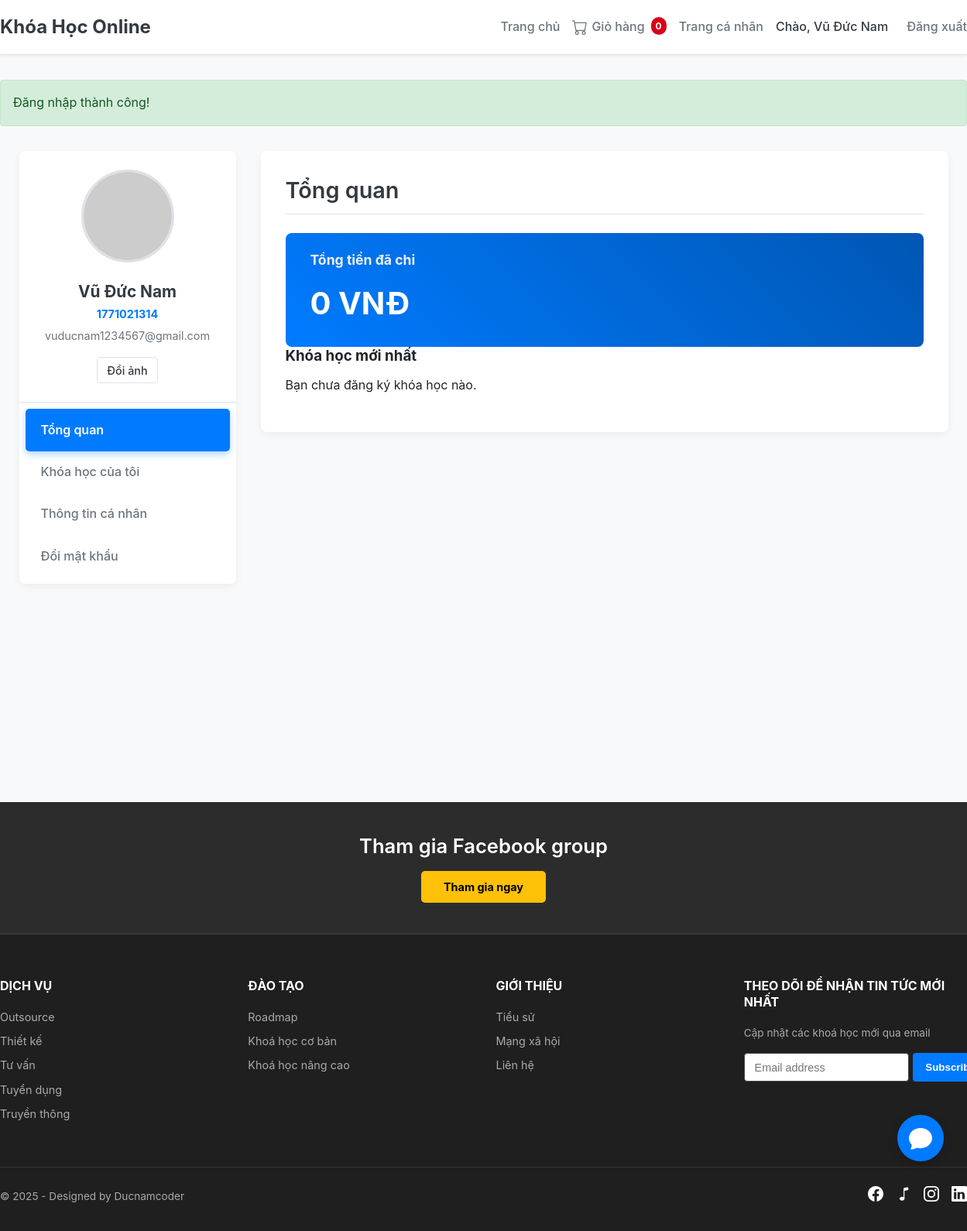
/profile.php (signed in), run on the app's committed database.
### tables this page shows
CREATE TABLE IF NOT EXISTS `users` (
  `id` int NOT NULL AUTO_INCREMENT,
  `student_code` varchar(20) DEFAULT NULL,
  `full_name` varchar(255) NOT NULL,
  `email` varchar(255) NOT NULL,
  `phone` varchar(20) DEFAULT NULL,
  `password_hash` varchar(255) NOT NULL,
  `status` enum('active','locked') NOT NULL DEFAULT 'active',
  `avatar` varchar(255) DEFAULT NULL,
  `created_at` timestamp NOT NULL DEFAULT CURRENT_TIMESTAMP,
  PRIMARY KEY (`id`),
  UNIQUE KEY `email` (`email`)
);

### profile.php (the view, shortened to what this page needs)
<?php
require_once 'inc/functions.php';
require_once 'inc/db.php';
$user_id = $_SESSION['user_id'];
    ?>
    <?php
$active_tab_on_load = 'dashboard';
$stmt_user = $pdo->prepare("SELECT * FROM users WHERE id = ?");
$stmt_user->execute([$user_id]);
$user = $stmt_user->fetch();
$my_student_code = $user['student_code'];
$stmt_stat = $pdo->prepare("
    SELECT SUM(c.fee) as total_spent
    FROM registrations r
    JOIN courses c ON r.course_id = c.id
    WHERE r.student_code = ? AND r.status = 'Đã xác nhận'
");
$stmt_stat->execute([$my_student_code]);
$total_spent = (float)($stmt_stat->fetchColumn() ?? 0);
$stmt_courses = $pdo->prepare("
    SELECT r.id as registration_id, r.registered_at, r.status,
           c.name as course_name, c.fee, c.material_url
    FROM registrations r
    JOIN courses c ON r.course_id = c.id
    WHERE r.student_code = ?
    ORDER BY r.registered_at DESC
");
$stmt_courses->execute([$my_student_code]);
$purchased_courses = $stmt_courses->fetchAll();
$avatar_url = 'https://cdn-icons-png.flaticon.com/512/149/149071.png';
if (!empty($user['avatar'])) {
    if (strpos($user['avatar'], 'http') === 0) {
        $avatar_url = $user['avatar'];
    }
    elseif (file_exists($user['avatar'])) {
        $avatar_url = $user['avatar'];
    }
}
if ($_SERVER['REQUEST_METHOD'] !== 'POST') {
    $active_tab_on_load = 'dashboard';
}
require_once 'inc/header.php';
?>
<div class="profile-layout">
    <aside class="profile-sidebar">
        <div class="profile-avatar">
            <img src="<?php echo $avatar_url; ?>" alt="Ảnh đại diện">
            <h3><?php echo h($user['full_name']); ?></h3>
            <?php if(!empty($my_student_code)): ?>
                <p style="font-weight:bold; color:var(--primary-color); margin-bottom:5px;"><?php echo h($my_student_code); ?></p>
            <?php endif; ?>
            <p><?php echo h($user['email']); ?></p>
            <form action="profile.php?tab=dashboard#dashboard" method="POST" enctype="multipart/form-data" class="avatar-upload-form">
                <label for="avatar_file" class="btn btn-secondary btn-small">Đổi ảnh</label>
            </form>
        </div>
        <nav class="profile-nav">
            <ul>
                <li><a href="profile.php?tab=dashboard#dashboard" class="<?php echo $active_tab_on_load === 'dashboard' ? 'active' : ''; ?>">Tổng quan</a></li>
                <li><a href="profile.php?tab=courses#courses" class="<?php echo $active_tab_on_load === 'courses' ? 'active' : ''; ?>">Khóa học của tôi</a></li>
                <li><a href="profile.php?tab=info#info" class="<?php echo $active_tab_on_load === 'info' ? 'active' : ''; ?>">Thông tin cá nhân</a></li>
                <li><a href="profile.php?tab=password#password" class="<?php echo $active_tab_on_load === 'password' ? 'active' : ''; ?>">Đổi mật khẩu</a></li>
            </ul>
        </nav>
    </aside>
    <div class="profile-content">
        <div id="dashboard" class="profile-tab-content <?php echo $active_tab_on_load === 'dashboard' ? 'active' : ''; ?>">
            <h2>Tổng quan</h2>
            <div class="stat-card profile-stat">
                <h3>Tổng tiền đã chi</h3>
                <p><?php echo number_format($total_spent, 0, ',', '.'); ?> VNĐ</p>
            </div>
            <h3>Khóa học mới nhất</h3>
             <?php if (empty($purchased_courses)): ?>
                <p>Bạn chưa đăng ký khóa học nào.</p>
            <?php endif; ?>
        </div>
    </div>
</div>
<div style="height: 250px;">
</div>
<?php require 'inc/footer.php'; ?>

### css/base.css (style rules this page uses)
:root { --primary-color: #007bff; --primary-color-dark: #0056b3; --secondary-color: #6c757d; --success-color: #28a745; --danger-color: #dc3545; --light-color: #f8f9fa; --dark-color: #343a40; --text-color: #212529; --border-color: #dee2e6; --container-width: 1200px; --font-family: -apple-system, BlinkMacSystemFont, "Segoe UI", Roboto, "Helvetica Neue", Arial, sans-serif; }
* { margin: 0; padding: 0; box-sizing: border-box; }
body { font-family: var(--font-family); line-height: 1.6; background-color: var(--light-color); color: var(--text-color); display: flex; flex-direction: column; min-height: 100vh; }
h1, h2, h3 { margin-bottom: 0.75rem; line-height: 1.3; }
h2 { font-size: 1.5rem; }
p { margin-bottom: 1rem; }
a { color: var(--primary-color); text-decoration: none !important; transition: color 0.2s ease; }
.btn { display: inline-block; padding: 0.7rem 1.5rem; font-size: 1rem; font-weight: 500; text-align: center; text-decoration: none !important; border: 1px solid transparent; border-radius: 50px; cursor: pointer; transition: all 0.3s ease-in-out; }
.btn-secondary { background-color: #fff; color: var(--dark-color); border-color: var(--border-color); }
.btn-small { padding: 0.25rem 0.75rem; font-size: 0.8rem; border-radius: 20px; }

### css/profile.css (style rules this page uses)
body.profile-page-wrapper .profile-layout { display: flex; max-width: var(--container-width); margin: 2rem auto; gap: 2rem; align-items: flex-start; animation: fadeInUp 0.5s ease-out; }
body.profile-page-wrapper .profile-sidebar { width: 280px; flex-shrink: 0; background: #fff; border-radius: 8px; box-shadow: 0 4px 12px rgba(0,0,0,0.05); position: sticky; top: 100px; }
body.profile-page-wrapper .profile-avatar { text-align: center; padding: 1.5rem; border-bottom: 1px solid var(--border-color); }
body.profile-page-wrapper .profile-avatar img { width: 120px; height: 120px; border-radius: 50%; object-fit: cover; margin-bottom: 1rem; border: 3px solid var(--border-color); transition: transform 0.3s ease; }
body.profile-page-wrapper .profile-avatar h3 { font-size: 1.3rem; color: var(--dark-color); margin-bottom: 0.25rem; }
body.profile-page-wrapper .profile-avatar p { font-size: 0.9rem; color: var(--secondary-color); margin-bottom: 0; word-break: break-all; }
body.profile-page-wrapper .avatar-upload-form { margin-top: 1rem; }
body.profile-page-wrapper .avatar-upload-form .btn-secondary { border-radius: 5px; padding: 0.3rem 0.8rem; font-size: 0.9rem; cursor: pointer; }
body.profile-page-wrapper .profile-nav ul { list-style: none; padding: 0.5rem; }
body.profile-page-wrapper .profile-nav a { display: block; padding: 0.9rem 1.25rem; text-decoration: none; color: var(--secondary-color); font-weight: 500; border-radius: 5px; transition: all 0.2s ease; }
body.profile-page-wrapper .profile-nav a.active { background-color: var(--primary-color); color: #fff; font-weight: 600; box-shadow: 0 4px 10px rgba(0, 123, 255, 0.3); }
body.profile-page-wrapper .profile-content { flex-grow: 1; min-width: 0; }
body.profile-page-wrapper .profile-content .profile-stat { display: block !important; background: linear-gradient(45deg, var(--primary-color), var(--primary-color-dark)) !important; color: #fff !important; border-radius: 8px; padding: 1.5rem 2rem; transform: scale(0.95); opacity: 0; animation: fadeInUp 0.5s ease-out 0.2s forwards; animation-fill-mode: both; }
body.profile-page-wrapper .profile-content .profile-stat h3 { color: #eee !important; font-size: 1.1rem; }
body.profile-page-wrapper .profile-content .profile-stat p { font-size: 2.5rem; font-weight: 700; color: #fff !important; margin-bottom: 0; }
body.profile-page-wrapper .profile-tab-content { display: none; background-color: #fff; padding: 2rem; border-radius: 8px; box-shadow: 0 4px 12px rgba(0,0,0,0.05); opacity: 0; animation: fadeInUp 0.5s ease-out forwards; }
body.profile-page-wrapper .profile-tab-content.active { display: block; }
body.profile-page-wrapper .profile-content h2 { font-size: 1.8rem; font-weight: 600; color: var(--dark-color); margin-bottom: 1.5rem; border-bottom: 1px solid var(--border-color); padding-bottom: 0.75rem; }

### data on the page
users: full_name "Vũ Đức Nam", student_code "1771021314", email "vuducnam1234567@gmail.com"

### other printed values
$_SESSION['user_name'] "Vũ Đức Nam"
$text "Đăng nhập thành công!"
$total_spent "0"
